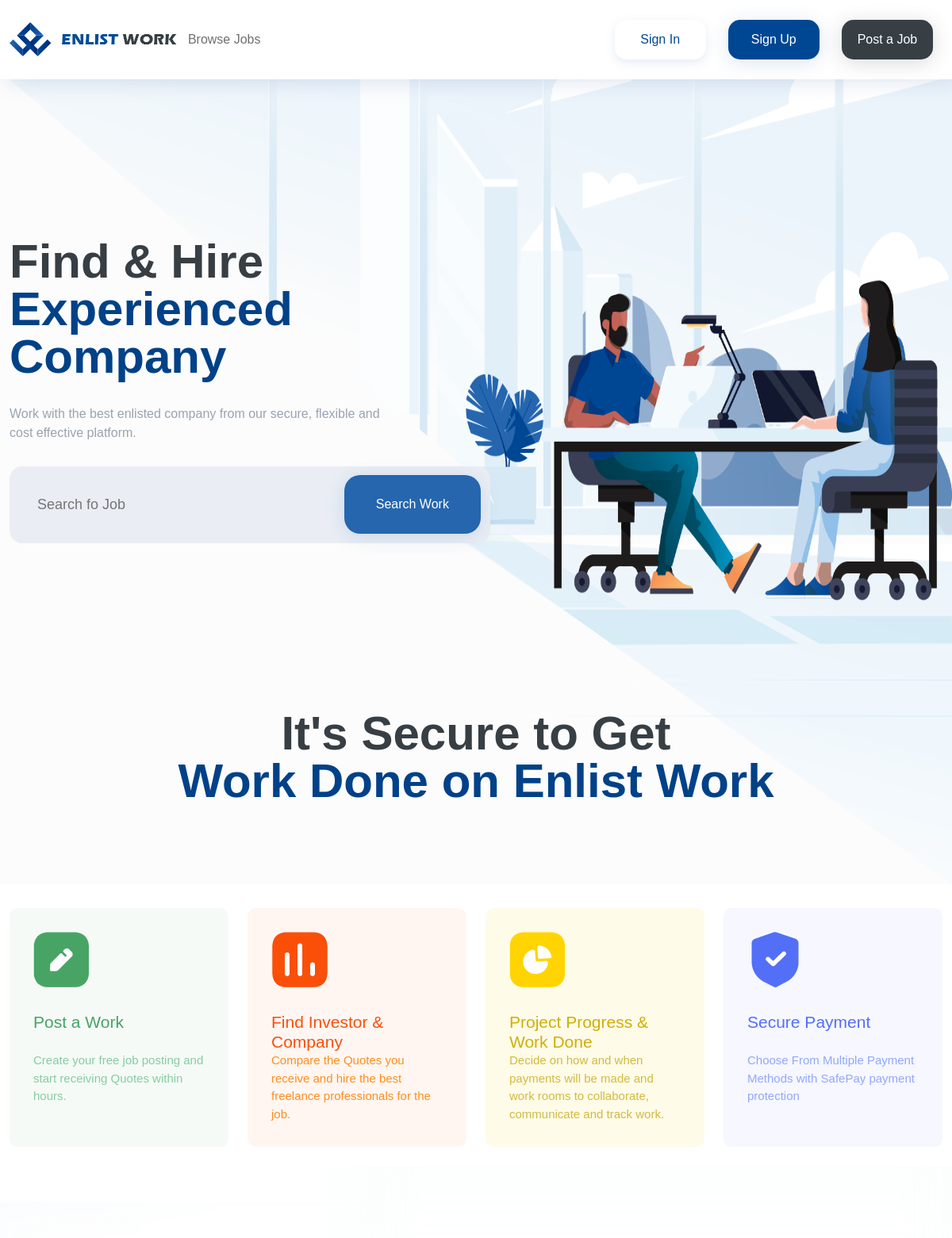
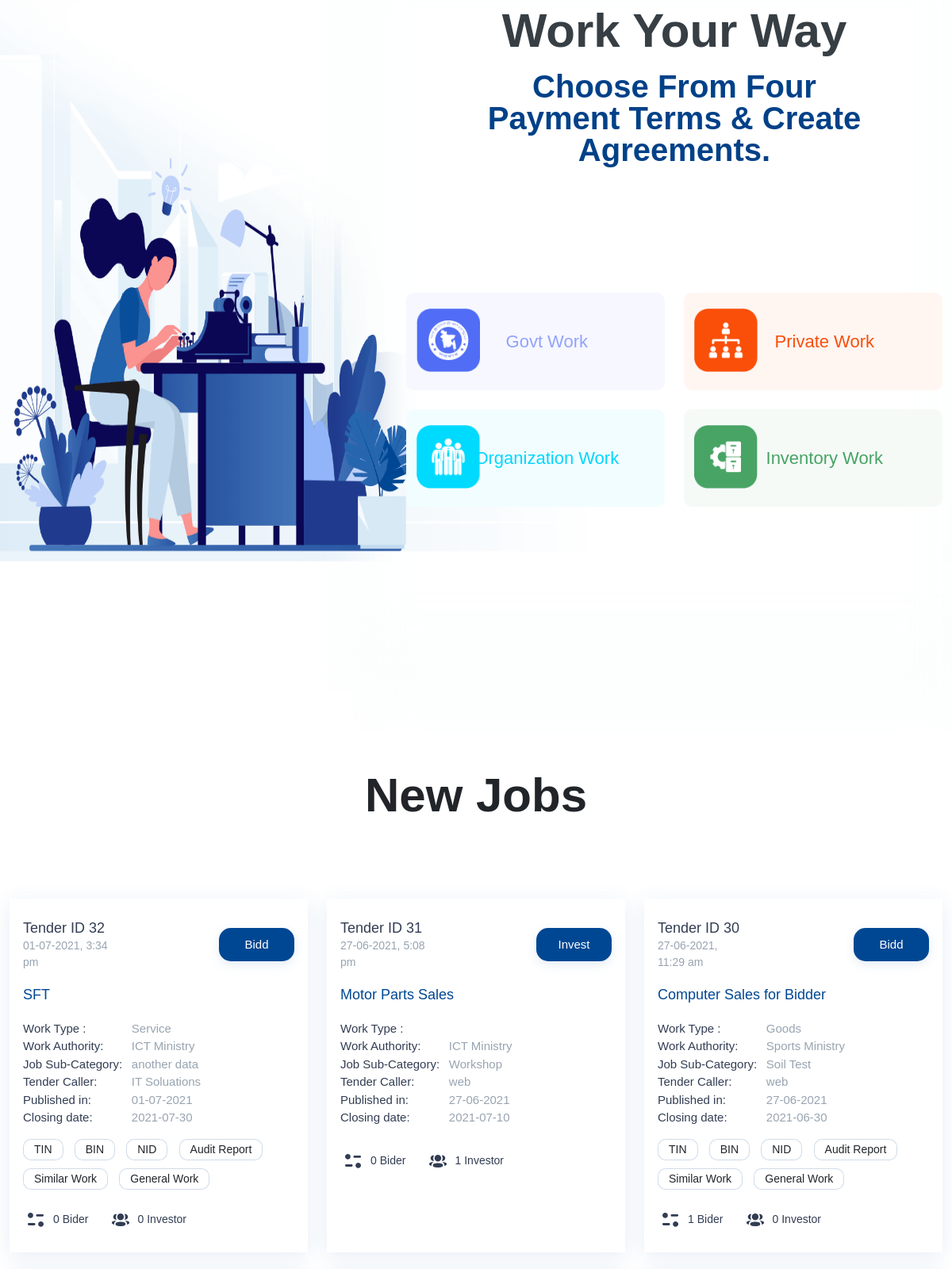
The page / (upper part) on the database its author committed (2 pictures, top to bottom).
### tables this page shows
CREATE TABLE `job_post` (
  `id` int(11) NOT NULL,
  `user_id` int(10) NOT NULL,
  `job_title` varchar(500) NOT NULL,
  `work_authority` varchar(191) NOT NULL,
  `work_category_id` varchar(191) NOT NULL,
  `sub_category_id` varchar(191) NOT NULL,
  `approximate_budget` varchar(100) DEFAULT NULL,
  `signup_date` varchar(191) NOT NULL,
  `work_completion_date` varchar(191) NOT NULL,
  `work_description` varchar(2000) NOT NULL,
  `qualifications` varchar(2000) NOT NULL,
  `terms_condition` varchar(2000) NOT NULL,
  `publish_date` varchar(191) NOT NULL,
  `submit_date` varchar(191) NOT NULL,
  `priority_of_works` varchar(191) NOT NULL,
  `need_bidder` varchar(100) DEFAULT NULL,
  `work_type_bidder` varchar(100) DEFAULT NULL,
  `spec` varchar(100) DEFAULT NULL,
  `catalog` varchar(100) DEFAULT NULL,
  `time` varchar(100) DEFAULT NULL,
  `workprocess` varchar(100) DEFAULT NULL,
  `manpower` varchar(100) DEFAULT NULL,
  `quotation` varchar(100) DEFAULT NULL,
  `tin_bidder` varchar(100) DEFAULT NULL,
  `bin_bidder` varchar(100) DEFAULT NULL,
  `nid_bidder` varchar(100) DEFAULT NULL,
  `taxreturn_bidder` varchar(100) DEFAULT NULL,
  `trade_licence_bidder` varchar(255) DEFAULT NULL,
  `audit_report_bidder` varchar(100) DEFAULT NULL,
  `audit_year_bidder` int(100) DEFAULT NULL,
  `similar_work_bidder` varchar(100) DEFAULT NULL,
  `similar_work_years_bidder` varchar(250) DEFAULT NULL,
  `similar_work_amount_bidder` varchar(250) DEFAULT NULL,
  `similar_work_exp_type_bidder` varchar(250) DEFAULT NULL,
  `work_order` varchar(191) DEFAULT NULL,
  `general_work_bidder` varchar(100) DEFAULT NULL,
  `security_bidder` varchar(100) DEFAULT NULL,
  `need_investor` varchar(100) DEFAULT NULL,
  `work_type_investor` varchar(100) DEFAULT NULL,
  `tin_investor` varchar(100) DEFAULT NULL,
  `bin_investor` varchar(100) DEFAULT NULL,
  `nid_investor` varchar(100) DEFAULT NULL,
  `taxreturn_investor` varchar(100) DEFAULT NULL,
  `trade_licence_investor` varchar(191) DEFAULT NULL,
  `audit_report_investor` varchar(100) DEFAULT NULL,
  `audit_year_investor` int(100) DEFAULT NULL,
  `similar_work_investor` varchar(100) DEFAULT NULL,
  `similar_work_years_investor` varchar(50) DEFAULT NULL,
  `similar_work_amount_investor` varchar(50) DEFAULT NULL,
  `similar_work_exp_type_investor` varchar(50) DEFAULT NULL,
  `general_work_investor` varchar(100) DEFAULT NULL,
  `investor_required` varchar(100) DEFAULT NULL,
  `investment_amount` varchar(100) DEFAULT NULL,
  `profit_share` varchar(100) DEFAULT NULL,
  `security_investor` varchar(100) DEFAULT NULL,
  `status` int(10) NOT NULL DEFAULT 1,
  `date_and_time` varchar(100) NOT NULL,
  `work_description_file` varchar(200) DEFAULT NULL,
  `qualifications_file` varchar(200) DEFAULT NULL,
  `terms_and_conditions_file` varchar(100) DEFAULT NULL,
  `remarks` varchar(10) NOT NULL,
  `boosted` int(11) NOT NULL
);

CREATE TABLE `master_sub_category` (
  `id` int(10) NOT NULL,
  `category_id` int(60) NOT NULL,
  `sub_category_name` varchar(60) NOT NULL,
  `status` int(10) NOT NULL
);

CREATE TABLE `basic` (
  `id` int(10) NOT NULL,
  `user_id` int(10) NOT NULL,
  `organization_name` varchar(500) NOT NULL,
  `office_address` varchar(500) NOT NULL,
  `web_address` varchar(100) NOT NULL,
  `official_contact` varchar(500) NOT NULL,
  `nid_card` varchar(100) NOT NULL,
  `tin` varchar(400) NOT NULL,
  `bin` varchar(300) NOT NULL,
  `established` varchar(20) NOT NULL,
  `number_of_employees` varchar(100) NOT NULL,
  `years_of_experiences` varchar(100) NOT NULL,
  `publisher` varchar(10) DEFAULT NULL,
  `investor` varchar(10) DEFAULT NULL,
  `bidder` varchar(10) DEFAULT NULL,
  `business_type` int(10) NOT NULL COMMENT '1=Govt,2=Private/Ltd/Group of Company,3=NGO/NPO,4=Individual',
  `company_logo` varchar(30) NOT NULL,
  `created_by` int(20) NOT NULL,
  `date_and_time` varchar(100) NOT NULL,
  `remarks` varchar(10) NOT NULL
);

### application/views/web/includes/home.php (the view, shortened to what the rows shown need)
<section class="banner-area">
    <div class="container">
        <div class="row">
            <div class="banner-text">
                <h1>Find & Hire <br> <span>Experienced <br> Company</span></h1>
            </div>
            <div class="banner-heading">
                <h1>It's Secure to Get <br>
                    <span>Work Done on Enlist Work </span></h1>
            </div>
        </div>
    </div>
</section>
<section class="agrement-area">
    <div class="container">
        <div class="row">
            <div class="col-md-7">
                <h1>Work Your Way</h1>
                <h2>Choose From Four Payment Terms & Create Agreements.</h2>
            </div>
        </div>
    </div>
</section>
<section class="newjobs-area">
    <div class="container">
        <h1>New Jobs</h1>
        <div class="row gy-4">
            <?php foreach ($all_home_jobs as $v_home_jobs) { ?>
                <div class="col-lg-4 col-md-6">
                    <div class="findwork-singlejob">
                        <div class="singlejob-time">
                            <div class="singlejob-ids">
                                <h4>Tender ID <?php echo $v_home_jobs->id; ?></h4>
                                <p><?php echo $v_home_jobs->date_and_time; ?></p>
                            </div>
                            <div class="singlejob-anchors">
                                <?php if ($v_home_jobs->need_bidder == 1) { ?>
                                    <a href="<?php echo base_url() ?>welcome/sign_in">Bidd</a>
                                <?php } ?>
                                <?php if ($v_home_jobs->need_investor == 1) { ?>
                                    <a href="<?php echo base_url() ?>welcome/sign_in">Invest</a>
                                <?php } ?>
                            </div>
                        </div>
                        <h4><a href="#"><?php echo $v_home_jobs->job_title; ?></a></h4>
                        <div class="singlejob-feature">
                            <ul>
                                <li>Work Type : <span>
                                        <?php
                                        if ($v_home_jobs->work_type_bidder == 1) {
                                            echo "Goods";
                                        } else if ($v_home_jobs->work_type_bidder == 2) {
                                            echo "Service";
                                        } else if ($v_home_jobs->work_type_bidder == 3) {
                                            echo "Work";
                                        } else if ($v_home_jobs->work_type_bidder == 4) {
                                            echo "Others";
                                        } ?>
                                    </span>
                                </li>
                                <li>Work Authority: <span>
                                         <?php
                                         if ($v_home_jobs->work_authority == 1) {
                                             echo "Sports Ministry";
                                         } else if ($v_home_jobs->work_authority == 2) {
                                             echo "ICT Ministry";
                                         } else if ($v_home_jobs->work_authority == 3) {
                                             echo "NGO";
                                         } else if ($v_home_jobs->work_authority == 4) {
                                             echo "Others";
                                         } ?>
                                    </span>
                                </li>
                                <li>Job Sub-Category: <span><?php echo $v_home_jobs->sub_category_name; ?></span></li>
                                <li>Tender Caller: <span><?php echo $v_home_jobs->organization_name; ?></span></li>
                                <li>Published in: <span><?php echo $v_home_jobs->publish_date; ?></span></li>
                                <li>Closing date: <span><?php echo $v_home_jobs->submit_date; ?></span></li>
                            </ul>
                        </div>
                        <div class="singlejob-tags">
                            <ul>
                                <?php
                                $legal = $this->Job_view_model->select_legal_information($v_home_jobs->id);
                                ?>
                                <?php if ($legal->tin_bidder) { ?>
                                    <li><a><?php echo $legal->tin_bidder; ?></a></li>
                                <?php } ?>
                                <?php if ($legal->bin_bidder) { ?>
                                    <li><a><?php echo $legal->bin_bidder; ?></a></li>
                                <?php } ?>
                                <?php if ($legal->nid_bidder) { ?>
                                    <li><a><?php echo $legal->nid_bidder; ?></a></li>
                                <?php } ?>
                                <?php if ($legal->audit_report_bidder == 1) { ?>
                                    <li><a><?php echo "Audit Report"; ?></a></li>
                                <?php } ?>
                                <?php if ($legal->similar_work_bidder == 1) { ?>
                                    <li><a><?php echo "Similar Work"; ?></a></li>
                                <?php } ?>
                                <?php if ($legal->general_work_bidder == 1) { ?>
                                    <li><a><?php echo "General Work"; ?></a></li>
                                <?php } ?>
                            </ul>
                        </div>
                        <div class="singlejob-pay">
                            <?php
                            $bidder_count = $this->Job_view_model->select_all_job_apply_bidder($v_home_jobs->id);
                            $investor_count = $this->Job_view_model->select_all_job_apply_investor($v_home_jobs->id);
                            ?>
                            <ul>
                                <li><a href="#"><img src="<?php echo base_url() ?>web_assets/images/bidder.png"
                                                     alt="image"><?php echo $bidder_count->total; ?> Bider</a></li>
                                <li><a href="#"><img src="<?php echo base_url() ?>web_assets/images/investor.png"
                                                     alt="image"><?php echo $investor_count->total; ?> Investor</a></li>
                            </ul>
                        </div>
                    </div>
                </div>
            <?php } ?>
        </div><br>
            </div>
</section>

### rows shown on the page
job_post: id "32", date_and_time "01-07-2021, 3:34 pm", job_title "SFT", work_type_bidder "Service", work_authority "ICT Ministry", master_sub_category.sub_category_name "another data", basic.organization_name "IT Soluations", publish_date "01-07-2021", submit_date "2021-07-30", tin_bidder "TIN", bin_bidder "BIN", nid_bidder "NID", audit_report_bidder "Audit Report", similar_work_bidder "Similar Work", general_work_bidder "General Work", total "0"
job_post: id "31", date_and_time "27-06-2021, 5:08 pm", job_title "Motor Parts Sales", work_authority "ICT Ministry", master_sub_category.sub_category_name "Workshop", basic.organization_name "web", publish_date "27-06-2021", submit_date "2021-07-10", total "0", total "1"
job_post: id "30", date_and_time "27-06-2021, 11:29 am", job_title "Computer Sales for Bidder", work_type_bidder "Goods", work_authority "Sports Ministry", master_sub_category.sub_category_name "Soil Test", basic.organization_name "web", publish_date "27-06-2021", submit_date "2021-06-30", tin_bidder "TIN", bin_bidder "BIN", nid_bidder "NID", audit_report_bidder "Audit Report", similar_work_bidder "Similar Work", general_work_bidder "General Work", total "1", total "0"
